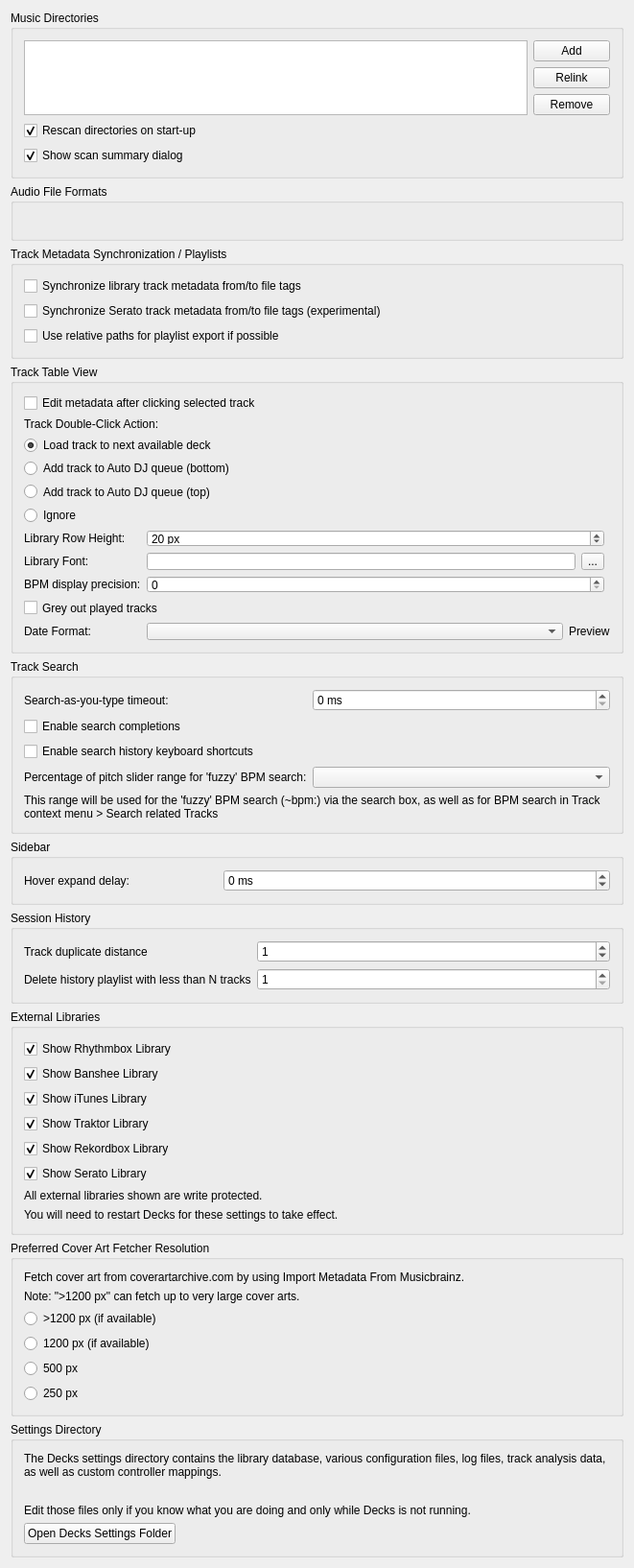
<?xml version="1.0" encoding="UTF-8"?>
<ui version="4.0">
 <class>DlgPrefLibraryDlg</class>
 <widget class="QWidget" name="DlgPrefLibraryDlg">
  <property name="geometry">
   <rect>
    <x>0</x>
    <y>0</y>
    <width>661</width>
    <height>1522</height>
   </rect>
  </property>
  <property name="windowTitle">
   <string notr="true">Library Preferences</string>
  </property>
  <layout class="QVBoxLayout" name="verticalLayout">

   <item>
    <widget class="QGroupBox" name="groupBox_MusicDirectories">
     <property name="title">
      <string>Music Directories</string>
     </property>
     <layout class="QGridLayout" name="gridLayout_music_directories">

      <item row="0" column="0" rowspan="3">
       <widget class="QListView" name="dirList">
        <property name="editTriggers">
         <set>QAbstractItemView::NoEditTriggers</set>
        </property>
        <property name="iconSize">
         <size>
          <width>16</width>
          <height>16</height>
         </size>
        </property>
        <property name="uniformItemSizes">
         <bool>true</bool>
        </property>
       </widget>
      </item>

      <item row="0" column="1">
       <widget class="QPushButton" name="pushButton_add_dir">
        <property name="font">
         <font/>
        </property>
        <property name="toolTip">
         <string>Add a directory where your music is stored. Decks will watch this directory and its subdirectories for new tracks.</string>
        </property>
        <property name="text">
         <string>Add</string>
        </property>
       </widget>
      </item>

      <item row="1" column="1">
       <widget class="QPushButton" name="pushButton_relocate_dir">
        <property name="toolTip">
         <string>If an existing music directory is moved, Decks doesn't know where to find the audio files in it. Choose Relink to select the music directory in its new location. &lt;br/&gt; This will re-establish the links to the audio files in the Decks library.</string>
        </property>
        <property name="text">
         <string extracomment="This will re-establish the links to the audio files in the Mixxx database if you move an music directory to a new location.">Relink</string>
        </property>
       </widget>
      </item>

      <item row="2" column="1">
       <widget class="QPushButton" name="pushButton_remove_dir">
        <property name="font">
         <font/>
        </property>
        <property name="toolTip">
         <string>If removed, Decks will no longer watch this directory and its subdirectories for new tracks.</string>
        </property>
        <property name="text">
         <string>Remove</string>
        </property>
       </widget>
      </item>

      <item row="3" column="0" colspan="2">
       <widget class="QCheckBox" name="checkBox_library_scan">
        <property name="text">
         <string>Rescan directories on start-up</string>
        </property>
        <property name="checked">
         <bool>true</bool>
        </property>
       </widget>
      </item>

      <item row="4" column="0" colspan="2">
       <widget class="QCheckBox" name="checkBox_library_scan_summary">
        <property name="text">
         <string>Show scan summary dialog</string>
        </property>
        <property name="checked">
         <bool>true</bool>
        </property>
       </widget>
      </item>

     </layout>
    </widget>
   </item>

   <item>
    <widget class="QGroupBox" name="groupBox_AudioFileFormats">
     <property name="title">
      <string>Audio File Formats</string>
     </property>
     <property name="flat">
      <bool>false</bool>
     </property>
     <layout class="QGridLayout" name="gridLayout_audio_formats">
      <item row="0" column="0">
       <widget class="QLabel" name="builtInFormats">
        <property name="text">
         <string/>
        </property>
        <property name="wordWrap">
         <bool>true</bool>
        </property>
       </widget>
      </item>
     </layout>
    </widget>
   </item>

   <item>
    <widget class="QGroupBox" name="groupBox_AudioFileTags">
     <property name="title">
      <string>Track Metadata Synchronization / Playlists</string>
     </property>
     <layout class="QGridLayout" name="gridLayout_metadata">
      <item row="0" column="0" colspan="2">
       <widget class="QCheckBox" name="checkBox_sync_track_metadata">
        <property name="toolTip">
         <string>Automatically write modified track metadata from the library into file tags and reimport metadata from updated file tags into the library</string>
        </property>
        <property name="text">
         <string>Synchronize library track metadata from/to file tags</string>
        </property>
       </widget>
      </item>

      <item row="1" column="0">
       <widget class="QCheckBox" name="checkBox_serato_metadata_export">
        <property name="toolTip">
         <string>Keeps track color, beat grid, bpm lock, cue points, and loops synchronized with SERATO_MARKERS/MARKERS2 file tags.&lt;br/&gt;&lt;br/&gt;WARNING: Enabling this option also enables the reimport of Serato metadata after files have been modified outside of Decks. On reimport existing metadata in Decks is replaced with the metadata found in file tags. Custom metadata not included in file tags like loop colors is lost.</string>
        </property>
        <property name="text">
         <string>Synchronize Serato track metadata from/to file tags (experimental)</string>
        </property>
       </widget>
      </item>

      <item row="2" column="0" colspan="2">
       <widget class="QCheckBox" name="checkBox_use_relative_path">
        <property name="text">
         <string>Use relative paths for playlist export if possible</string>
        </property>
       </widget>
      </item>
     </layout>
    </widget>
   </item>

   <item>
    <widget class="QGroupBox" name="groupBox_TrackTableView">
     <property name="title">
      <string>Track Table View</string>
     </property>
     <layout class="QGridLayout" name="gridLayout_track_table_view">

      <item row="1" column="0" colspan="4">
       <widget class="QCheckBox" name="checkBox_edit_metadata_selected_clicked">
        <property name="text">
         <string>Edit metadata after clicking selected track</string>
        </property>
       </widget>
      </item>

      <item row="2" column="0" colspan="4">
       <widget class="QLabel" name="label_doubeClickAction">
        <property name="text">
         <string>Track Double-Click Action:</string>
        </property>
        <property name="alignment">
         <set>Qt::AlignLeft|Qt::AlignVCenter</set>
        </property>
       </widget>
      </item>

      <item row="3" column="0" colspan="4">
       <widget class="QRadioButton" name="radioButton_dbclick_deck">
        <property name="text">
         <string>Load track to next available deck</string>
        </property>
        <property name="checked">
         <bool>true</bool>
        </property>
       </widget>
      </item>
      <item row="4" column="0" colspan="4">
       <widget class="QRadioButton" name="radioButton_dbclick_bottom">
        <property name="text">
         <string>Add track to Auto DJ queue (bottom)</string>
        </property>
       </widget>
      </item>
      <item row="5" column="0" colspan="4">
       <widget class="QRadioButton" name="radioButton_dbclick_top">
        <property name="text">
         <string>Add track to Auto DJ queue (top)</string>
        </property>
       </widget>
      </item>
      <item row="6" column="0" colspan="4">
       <widget class="QRadioButton" name="radioButton_dbclick_ignore">
        <property name="text">
         <string>Ignore</string>
        </property>
       </widget>
      </item>

      <item row="7" column="0">
       <widget class="QLabel" name="label_rowHeight">
        <property name="text">
         <string>Library Row Height:</string>
        </property>
        <property name="alignment">
         <set>Qt::AlignLeft|Qt::AlignVCenter</set>
        </property>
       </widget>
      </item>
      <item row="7" column="1" colspan="2">
       <widget class="QSpinBox" name="spinBox_row_height">
        <property name="suffix">
         <string> px</string>
        </property>
        <property name="minimum">
         <number>5</number>
        </property>
        <property name="maximum">
         <number>100</number>
        </property>
        <property name="value">
         <number>20</number>
        </property>
       </widget>
      </item>

      <item row="8" column="0">
       <widget class="QLabel" name="label_libraryFont">
        <property name="text">
         <string>Library Font:</string>
        </property>
        <property name="alignment">
         <set>Qt::AlignLeft|Qt::AlignVCenter</set>
        </property>
       </widget>
      </item>
      <item row="8" column="1">
       <widget class="QLineEdit" name="lineEdit_library_font">
        <property name="readOnly">
         <bool>true</bool>
        </property>
       </widget>
      </item>
      <item row="8" column="2">
       <widget class="QToolButton" name="btn_library_font">
        <property name="text">
         <string>...</string>
        </property>
       </widget>
      </item>

      <item row="9" column="0">
       <widget class="QLabel" name="label_bpm_precision">
        <property name="text">
         <string>BPM display precision:</string>
        </property>
        <property name="alignment">
         <set>Qt::AlignLeft|Qt::AlignVCenter</set>
        </property>
       </widget>
      </item>
      <item row="9" column="1" colspan="2">
       <widget class="QSpinBox" name="spinbox_bpm_precision"/>
      </item>

      <item row="10" column="0" colspan="4">
       <widget class="QCheckBox" name="checkbox_played_track_color">
        <property name="text">
         <string>Grey out played tracks</string>
        </property>
       </widget>
      </item>

      <item row="11" column="0">
       <widget class="QLabel" name="label_dateFormat">
        <property name="text">
         <string>Date Format:</string>
        </property>
        <property name="alignment">
         <set>Qt::AlignLeft|Qt::AlignVCenter</set>
        </property>
       </widget>
      </item>
      <item row="11" column="1" colspan="3">
       <layout class="QHBoxLayout" name="horizontalLayout_dateFormat">
        <property name="leftMargin">
         <number>0</number>
        </property>
        <property name="topMargin">
         <number>0</number>
        </property>
        <property name="rightMargin">
         <number>0</number>
        </property>
        <property name="bottomMargin">
         <number>0</number>
        </property>
        <item>
         <widget class="QComboBox" name="comboBox_dateFormat">
          <property name="sizePolicy">
           <sizepolicy hsizetype="Expanding" vsizetype="Fixed">
            <horstretch>0</horstretch>
            <verstretch>0</verstretch>
           </sizepolicy>
          </property>
         </widget>
        </item>
        <item>
         <widget class="QLabel" name="label_dateFormatPreview">
          <property name="text">
           <string>Preview</string>
          </property>
         </widget>
        </item>
       </layout>
      </item>

     </layout>
    </widget>
   </item><!-- Track Table View -->

   <item>
    <widget class="QGroupBox" name="groupBox_Search">
     <property name="title">
      <string>Track Search</string>
     </property>
     <layout class="QGridLayout" name="gridLayout_search">

      <item row="0" column="0">
       <widget class="QLabel" name="label_searchDebouncingTimeout">
        <property name="text">
         <string>Search-as-you-type timeout:</string>
        </property>
        <property name="alignment">
         <set>Qt::AlignLeft|Qt::AlignVCenter</set>
        </property>
       </widget>
      </item>
      <item row="0" column="1" colspan="2">
       <widget class="QSpinBox" name="spinBox_search_debouncing_timeout">
        <property name="suffix">
         <string> ms</string>
        </property>
       </widget>
      </item>

      <item row="1" column="0" colspan="3">
       <widget class="QCheckBox" name="checkBox_enable_search_completions">
        <property name="text">
         <string>Enable search completions</string>
        </property>
       </widget>
      </item>

      <item row="2" column="0" colspan="3">
       <widget class="QCheckBox" name="checkBox_enable_search_history_shortcuts">
        <property name="text">
         <string>Enable search history keyboard shortcuts</string>
        </property>
       </widget>
      </item>

      <item row="3" column="0">
       <widget class="QLabel" name="label_searchBpmFuzzyRange">
        <property name="text">
         <string>Percentage of pitch slider range for 'fuzzy' BPM search:</string>
        </property>
        <property name="alignment">
         <set>Qt::AlignLeft|Qt::AlignVCenter</set>
        </property>
        <property name="buddy">
         <cstring>comboBox_search_bpm_fuzzy_range</cstring>
        </property>
       </widget>
      </item>
      <item row="3" column="1" colspan="2">
       <widget class="QComboBox" name="comboBox_search_bpm_fuzzy_range"/>
      </item>
      <item row="4" column="0" colspan="3">
       <widget class="QLabel" name="label_searchBpmFuzzyRangeInfo">
        <property name="text">
         <string>This range will be used for the 'fuzzy' BPM search (~bpm:) via the search box, as well as for BPM search in Track context menu &gt; Search related Tracks</string>
        </property>
        <property name="wordWrap">
         <bool>true</bool>
        </property>
       </widget>
      </item>

     </layout>
    </widget>
   </item><!-- Search box -->

   <item>
    <widget class="QGroupBox" name="groupBox_sidebar">
     <property name="title">
      <string>Sidebar</string>
     </property>
     <layout class="QGridLayout" name="gridLayout_sidebar">

      <item row="0" column="0">
       <widget class="QLabel" name="label_sidebar_hover_expand_delay">
        <property name="text">
         <string>Hover expand delay:</string>
        </property>
        <property name="alignment">
         <set>Qt::AlignLeft|Qt::AlignVCenter</set>
        </property>
        <property name="buddy">
         <cstring>spinBox_sidebar_hover_expand_delay</cstring>
        </property>
       </widget>
      </item>
      <item row="0" column="1" colspan="2">
       <widget class="QSpinBox" name="spinBox_sidebar_hover_expand_delay">
        <property name="suffix">
         <string> ms</string>
        </property>
        <property name="toolTip">
         <string>The delay until sidebar items are expanded or collapsed hovered during drag'n'drop. -1 disables auto-expand.</string>
        </property>
        <property name="minimum">
         <number>-1</number>
        </property>
        <property name="maximum">
         <number>5000</number>
        </property>
        <property name="singleStep">
         <number>50</number>
        </property>
       </widget>
      </item>

     </layout>
    </widget>
   </item>

   <item>
    <widget class="QGroupBox" name="groupBox_History">
     <property name="title">
      <string>Session History</string>
     </property>
     <layout class="QGridLayout" name="gridLayout_history">

      <item row="1" column="0">
       <widget class="QLabel" name="label_history_track_duplicate_distance">
        <property name="text">
         <string>Track duplicate distance</string>
        </property>
        <property name="alignment">
         <set>Qt::AlignLeft|Qt::AlignVCenter</set>
        </property>
        <property name="wordWrap">
         <bool>true</bool>
        </property>
       </widget>
      </item>
      <item row="1" column="1" colspan="2">
       <widget class="QSpinBox" name="spinbox_history_track_duplicate_distance">
        <property name="toolTip">
         <string>When playing a track again log it to the session history only if more than N other tracks have been played in the meantime</string>
        </property>
        <property name="minimum">
         <number>0</number>
        </property>
        <property name="maximum">
         <number>99</number>
        </property>
        <property name="value">
         <number>1</number>
        </property>
       </widget>
      </item>

      <item row="2" column="0">
       <widget class="QLabel" name="label_history_cleanup">
        <property name="toolTip">
         <string>History playlist with less than N tracks will be deleted&lt;br/&gt;&lt;br/&gt;Note: the cleanup will be performed during startup and shutdown of Decks.</string>
        </property>
        <property name="text">
         <string>Delete history playlist with less than N tracks</string>
        </property>
        <property name="alignment">
         <set>Qt::AlignLeft|Qt::AlignVCenter</set>
        </property>
       </widget>
      </item>
      <item row="2" column="1" colspan="2">
       <widget class="QSpinBox" name="spinbox_history_min_tracks_to_keep">
        <property name="minimum">
         <number>1</number>
        </property>
        <property name="maximum">
         <number>99</number>
        </property>
        <property name="value">
         <number>1</number>
        </property>
       </widget>
      </item>

     </layout>
    </widget>
   </item><!-- History -->

   <item>
    <widget class="QGroupBox" name="groupBox_external_libraries">
     <property name="title">
      <string>External Libraries</string>
     </property>
     <layout class="QGridLayout" name="gridLayout_external_libraries">
      <item row="0" column="0">
       <widget class="QCheckBox" name="checkBox_show_rhythmbox">
        <property name="text">
         <string>Show Rhythmbox Library</string>
        </property>
        <property name="checked">
         <bool>true</bool>
        </property>
       </widget>
      </item>
      <item row="1" column="0">
       <widget class="QCheckBox" name="checkBox_show_banshee">
        <property name="text">
         <string>Show Banshee Library</string>
        </property>
        <property name="checked">
         <bool>true</bool>
        </property>
       </widget>
      </item>
      <item row="2" column="0">
       <widget class="QCheckBox" name="checkBox_show_itunes">
        <property name="text">
         <string>Show iTunes Library</string>
        </property>
        <property name="checked">
         <bool>true</bool>
        </property>
       </widget>
      </item>
      <item row="3" column="0">
       <widget class="QCheckBox" name="checkBox_show_traktor">
        <property name="text">
         <string>Show Traktor Library</string>
        </property>
        <property name="checked">
         <bool>true</bool>
        </property>
       </widget>
      </item>
      <item row="4" column="0">
       <widget class="QCheckBox" name="checkBox_show_rekordbox">
        <property name="text">
         <string>Show Rekordbox Library</string>
        </property>
        <property name="checked">
         <bool>true</bool>
        </property>
       </widget>
      </item>
      <item row="5" column="0">
       <widget class="QCheckBox" name="checkBox_show_serato">
        <property name="text">
         <string>Show Serato Library</string>
        </property>
        <property name="checked">
         <bool>true</bool>
        </property>
       </widget>
      </item>
      <item row="6" column="0">
       <widget class="QLabel" name="label_4">
        <property name="text">
         <string>All external libraries shown are write protected.</string>
        </property>
        <property name="wordWrap">
         <bool>true</bool>
        </property>
        <property name="topMargin" stdset="0">
         <number>10</number>
        </property>
       </widget>
      </item>
      <item row="7" column="0">
       <widget class="QLabel" name="label_11">
        <property name="text">
         <string>You will need to restart Decks for these settings to take effect.</string>
        </property>
        <property name="wordWrap">
         <bool>true</bool>
        </property>
       </widget>
      </item>
     </layout>
    </widget>
   </item>

   <item>
    <widget class="QGroupBox" name="groupBox_cover_art_fetcher">
     <property name="title">
      <string>Preferred Cover Art Fetcher Resolution</string>
     </property>
     <layout class="QGridLayout" name="gridLayout_cover_art_fetcher">
      <item row="0" column="0">
       <widget class="QLabel" name="label_12">
        <property name="text">
         <string>Fetch cover art from coverartarchive.com by using Import Metadata From Musicbrainz.</string>
        </property>
        <property name="wordWrap">
         <bool>true</bool>
        </property>
       </widget>
      </item>
      <item row="1" column="0">
       <widget class="QLabel" name="label_13">
        <property name="text">
         <string>Note: &quot;&gt;1200 px&quot; can fetch up to very large cover arts.</string>
        </property>
        <property name="wordWrap">
         <bool>true</bool>
        </property>
       </widget>
      </item>
      <item row="2" column="0">
       <widget class="QRadioButton" name="radioButton_cover_art_fetcher_highest">
        <property name="text">
         <string>&gt;1200 px (if available)</string>
        </property>
        <property name="checked">
         <bool>false</bool>
        </property>
       </widget>
      </item>
      <item row="3" column="0">
       <widget class="QRadioButton" name="radioButton_cover_art_fetcher_high">
        <property name="text">
         <string>1200 px (if available)</string>
        </property>
        <property name="checked">
         <bool>false</bool>
        </property>
       </widget>
      </item>
      <item row="4" column="0">
       <widget class="QRadioButton" name="radioButton_cover_art_fetcher_medium">
        <property name="text">
         <string>500 px</string>
        </property>
        <property name="checked">
         <bool>false</bool>
        </property>
       </widget>
      </item>
      <item row="5" column="0">
       <widget class="QRadioButton" name="radioButton_cover_art_fetcher_lowest">
        <property name="text">
         <string>250 px</string>
        </property>
        <property name="checked">
         <bool>false</bool>
        </property>
       </widget>
      </item>
     </layout>
    </widget>
   </item>

   <item>
    <widget class="QGroupBox" name="groupBox_settingsDir">
     <property name="title">
      <string>Settings Directory</string>
     </property>
     <layout class="QVBoxLayout" name="vlayout_settingsDir">
      <item>
       <widget class="QLabel" name="label_settingsDir">
        <property name="text">
         <string>The Decks settings directory contains the library database, various configuration files, log files, track analysis data, as well as custom controller mappings.</string>
        </property>
        <property name="wordWrap">
         <bool>true</bool>
        </property>
       </widget>
      </item>
      <item>
       <widget class="QLabel" name="label_settingsManualLink">
        <property name="text">
         <string/>
        </property>
        <property name="wordWrap">
         <bool>true</bool>
        </property>
        <property name="openExternalLinks">
         <bool>true</bool>
        </property>
       </widget>
      </item>
      <item>
       <widget class="QLabel" name="label_settingsWarning">
        <property name="text">
         <string>Edit those files only if you know what you are doing and only while Decks is not running.</string>
        </property>
        <property name="wordWrap">
         <bool>true</bool>
        </property>
       </widget>
      </item>
      <item>
       <widget class="QPushButton" name="pushButton_open_settings_dir">
        <property name="sizePolicy">
         <sizepolicy hsizetype="Fixed" vsizetype="Fixed">
          <horstretch>0</horstretch>
          <verstretch>0</verstretch>
         </sizepolicy>
        </property>
        <property name="text">
         <string>Open Decks Settings Folder</string>
        </property>
       </widget>
      </item>
     </layout>
    </widget>
   </item>
   <item>
    <spacer name="verticalSpacer">
     <property name="orientation">
      <enum>Qt::Vertical</enum>
     </property>
     <property name="sizeHint" stdset="0">
      <size>
       <width>20</width>
       <height>40</height>
      </size>
     </property>
    </spacer>
   </item>
  </layout>
 </widget>
 <layoutdefault spacing="6" margin="11"/>
 <tabstops>
  <tabstop>dirList</tabstop>
  <tabstop>pushButton_add_dir</tabstop>
  <tabstop>pushButton_relocate_dir</tabstop>
  <tabstop>pushButton_remove_dir</tabstop>
  <tabstop>checkBox_library_scan</tabstop>
  <tabstop>checkBox_library_scan_summary</tabstop>
  <tabstop>checkBox_sync_track_metadata</tabstop>
  <tabstop>checkBox_serato_metadata_export</tabstop>
  <tabstop>checkBox_use_relative_path</tabstop>
  <tabstop>checkBox_edit_metadata_selected_clicked</tabstop>
  <tabstop>radioButton_dbclick_deck</tabstop>
  <tabstop>radioButton_dbclick_bottom</tabstop>
  <tabstop>radioButton_dbclick_top</tabstop>
  <tabstop>radioButton_dbclick_ignore</tabstop>
  <tabstop>spinBox_row_height</tabstop>
  <tabstop>btn_library_font</tabstop>
  <tabstop>spinbox_bpm_precision</tabstop>
  <tabstop>checkbox_played_track_color</tabstop>
  <tabstop>comboBox_dateFormat</tabstop>
  <tabstop>spinBox_search_debouncing_timeout</tabstop>
  <tabstop>checkBox_enable_search_completions</tabstop>
  <tabstop>checkBox_enable_search_history_shortcuts</tabstop>
  <tabstop>comboBox_search_bpm_fuzzy_range</tabstop>
  <tabstop>spinBox_sidebar_hover_expand_delay</tabstop>
  <tabstop>spinbox_history_track_duplicate_distance</tabstop>
  <tabstop>spinbox_history_min_tracks_to_keep</tabstop>
  <tabstop>checkBox_show_rhythmbox</tabstop>
  <tabstop>checkBox_show_banshee</tabstop>
  <tabstop>checkBox_show_itunes</tabstop>
  <tabstop>checkBox_show_traktor</tabstop>
  <tabstop>checkBox_show_rekordbox</tabstop>
  <tabstop>checkBox_show_serato</tabstop>
  <tabstop>radioButton_cover_art_fetcher_highest</tabstop>
  <tabstop>radioButton_cover_art_fetcher_high</tabstop>
  <tabstop>radioButton_cover_art_fetcher_medium</tabstop>
  <tabstop>radioButton_cover_art_fetcher_lowest</tabstop>
  <tabstop>pushButton_open_settings_dir</tabstop>
 </tabstops>
 <resources/>
 <connections/>
</ui>
